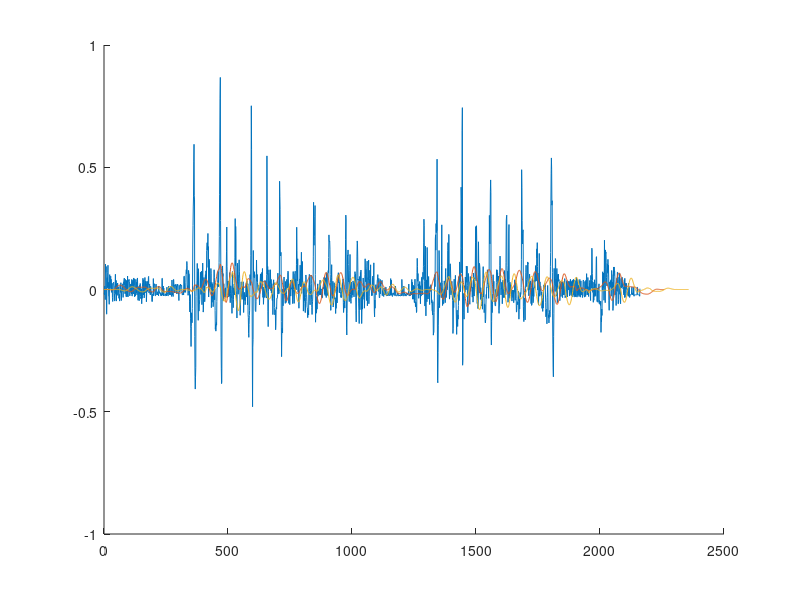

Write the MATLAB code that produced this figure.
%%
clear

%%
j = (-1)^(1/2);

N1 = 99;
k1 = 0:N1-1;
M1 = (N1-1)/2;
W = exp(j*2*pi/N1);
Ak1 = [1 1 0.8 0.1 zeros(1, 92) 0.1 0.8 1];
h1 = real(ifft(Ak1.*W.^(-M1*k1)));

N2 = 49;
k2 = 0:N2-1;
M2 = (N2-1)/2;
W = exp(j*2*pi/N2);
Ak2 = [1 0.9 0.05 zeros(1, 44) 0.05 0.9];
h2 = real(ifft(Ak2.*W.^(-M2*k2)));

N5 = 99;
k5 = 0:N5-1;
M5 = (N5-1)/2;
W = exp(j*2*pi/N1);
Ak5 = [0 0.7 ones(1, 96) 0.7];
h5 = real(ifft(Ak5.*W.^(-M5*k5)));

h3 = [1:10 10:-1:1]/80;

h4 = ones(1,20)/20;

%%
x = csvread('sr-1hz.csv', 0, 3);

x_g = mean(x(1:300));
x = x/x_g - 1;

hold on

% plot(abs(fft(x)))

plot(x)
x = conv(x,h1);
plot(x)
x = conv(x,h5);
plot(x)
% plot(conv(x,h3))
% plot(conv(x,h4))

% stem(abs(fft(x)), '.')

% xlim([600 1800])


% % averaging
% w = 50;
% b2 = ones(1,w)*(1/w);
% y2 = filter(b2,a,y);
% 
% hold on
% % plot(data)
% plot(y)
% plot(y2)
% 
% curr_isgt = y(399)>y2(399);
% detectx = [];
% detecty = [];
% for i=400:n
%     prev_isgt = curr_isgt;
%     curr_isgt = y(i)>y2(i);
%     if (curr_isgt && ~prev_isgt)
%         detectx = [detectx, i];
%         detecty = [detecty, y2(i)];
%     end
% end
% 
% plot(detectx, detecty, 'ro')
% 
% length(detectx)
